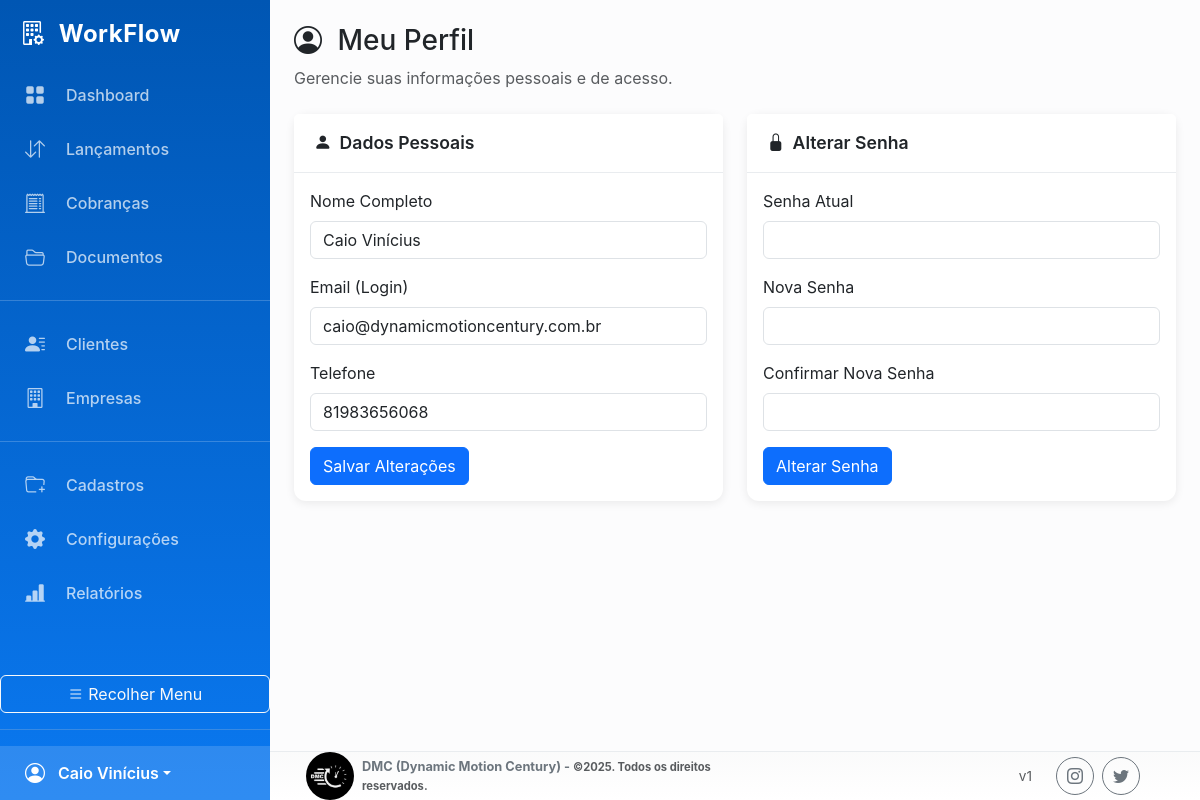
The page /index.php?page=meu_perfil (signed in) on the database its author committed.
### tables this page shows
CREATE TABLE `usuarios` (
  `id` int(11) NOT NULL,
  `nome` varchar(100) NOT NULL,
  `email` varchar(100) NOT NULL,
  `telefone` varchar(20) DEFAULT NULL,
  `senha` varchar(255) NOT NULL,
  `tipo` enum('admin','contador','cliente') NOT NULL,
  `id_cliente_associado` int(11) DEFAULT NULL,
  `acesso_lancamentos` tinyint(1) NOT NULL DEFAULT 0,
  `ativo` tinyint(1) DEFAULT 1,
  `is_super_admin` TINYINT(1) NOT NULL DEFAULT 0
);

### pages/meu_perfil.php (the view, shortened to what this page needs)
<?php
global $pdo;
$user_id = $_SESSION['user_id'];
$stmt_user = $pdo->prepare("SELECT nome, email, telefone FROM usuarios WHERE id = ?");
$stmt_user->execute([$user_id]);
$usuario = $stmt_user->fetch();
?>
<div class="row g-4">
    <div class="col-lg-6">
        <div class="card">
            <div class="card-header">
                <i class="bi bi-person-fill me-2"></i> Dados Pessoais
            </div>
            <div class="card-body">
                <form action="process/crud_handler.php" method="POST">
                    <div class="mb-3">
                        <label for="nome" class="form-label">Nome Completo</label>
                        <input type="text" class="form-control" id="nome" name="nome" value="<?php echo htmlspecialchars($usuario['nome']); ?>" required>
                    </div>
                    <div class="mb-3">
                        <label for="email" class="form-label">Email (Login)</label>
                        <input type="email" class="form-control" id="email" name="email" value="<?php echo htmlspecialchars($usuario['email']); ?>" required>
                    </div>
                    <div class="mb-3">
                        <label for="telefone" class="form-label">Telefone</label>
                        <input type="text" class="form-control" id="telefone" name="telefone" value="<?php echo htmlspecialchars($usuario['telefone'] ?? ''); ?>" placeholder="(XX) XXXXX-XXXX">
                    </div>
                    <button type="submit" class="btn btn-primary">Salvar Alterações</button>
                </form>
            </div>
        </div>
    </div>
    <div class="col-lg-6">
        <div class="card">
            <div class="card-header">
                <i class="bi bi-lock-fill me-2"></i> Alterar Senha
            </div>
            <div class="card-body">
                <form action="process/crud_handler.php" method="POST">
                    <div class="mb-3">
                        <label for="senha_atual" class="form-label">Senha Atual</label>
                        <input type="password" class="form-control" id="senha_atual" name="senha_atual" required>
                    </div>
                    <div class="mb-3">
                        <label for="nova_senha" class="form-label">Nova Senha</label>
                        <input type="password" class="form-control" id="nova_senha" name="nova_senha" required>
                    </div>
                    <div class="mb-3">
                        <label for="confirmar_senha" class="form-label">Confirmar Nova Senha</label>
                        <input type="password" class="form-control" id="confirmar_senha" name="confirmar_senha" required>
                    </div>
                    <button type="submit" class="btn btn-primary">Alterar Senha</button>
                </form>
            </div>
        </div>
    </div>
</div>

### assets/css/style.css (style rules this page uses)
:root { --bs-primary: #0A78F0; --bs-primary-rgb: 10, 120, 240; --bs-primary-darker: #0056b3; --bs-secondary: #6B7280; --bs-success: #10B981; --bs-danger: #EF4444; --bs-warning: #F59E0B; --sidebar-width: 270px; --sidebar-width-collapsed: 80px; }
body { background-color: #f8f9fa; font-family: -apple-system, BlinkMacSystemFont, "Segoe UI", Roboto, "Helvetica Neue", Arial, sans-serif; }
.card { border: none; box-shadow: 0 2px 10px rgba(0, 0, 0, 0.08); border-radius: 0.75rem; height: 100%; }
.card-header { background-color: #fff; border-bottom: 1px solid #e9ecef; font-weight: 600; padding: 1rem 1.25rem; display: flex; align-items: center; font-size: 1.1rem; }

### rows shown on the page
usuarios: nome "Caio Vinícius", email "caio@dynamicmotioncentury.com.br", telefone "81983656068"

### other values the page prints
$_SESSION['user_nome'] "Caio Vinícius"
$title "Meu Perfil"
$subtitle "Gerencie suas informações pessoais e de acesso."
